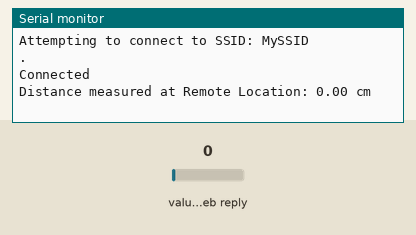
Recording of a sketch running on a simulated ESP8266 (NodeMCU). Shown: the last lines printed to the serial monitor. Inputs (shaded band) come from the test bench; at power-on: value in the web reply 0. WiFi joins after 1.5 s; servers stay silent unless stated; web services answer with replies made up by the test bench.

Above: at 18.0 s.
18.1 s: value in the web reply set to 2
At 21.3 s:
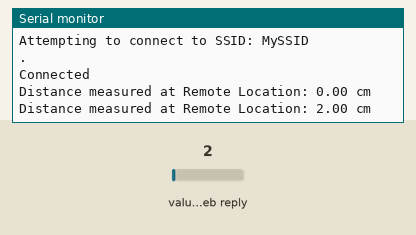
33.5 s: value in the web reply set to 25
At 36.5 s:
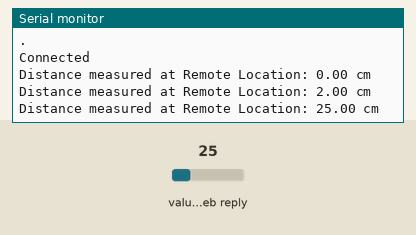
Timing chart, 0 to 38.0 s (numbered marks = the images above; inputs shaded):
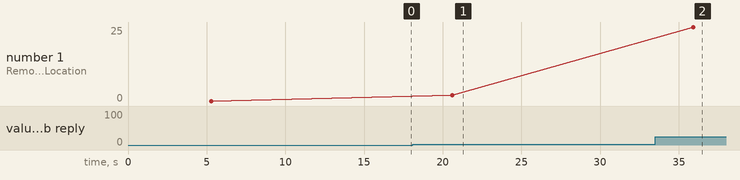

The sketch:

ReadField_thingspeak.ino
```cpp
#include "ThingSpeak.h"
#include "secrets.h"
#include <ESP8266WiFi.h>

char ssid[] = SECRET_SSID;   // your network SSID (name)
char pass[] = SECRET_PASS;   // your network password
int keyIndex = 0;            // your network key Index number (needed only for WEP)
WiFiClient  client;

// My channel details
unsigned long ChannelNumber = SECRET_CH_ID;
unsigned int distanceFieldNumber = 1;

const char * myChannelReadAPIKey = SECRET_READ_APIKEY;

void setup() {
  Serial.begin(115200);  // Initialize serial

  WiFi.mode(WIFI_STA);
  ThingSpeak.begin(client);  // Initialize ThingSpeak
}

void loop() {

  int statusCode = 0;

  // Connect or reconnect to WiFi
  if(WiFi.status() != WL_CONNECTED){
    Serial.print("Attempting to connect to SSID: ");
    Serial.println(SECRET_SSID);
    while(WiFi.status() != WL_CONNECTED){
      WiFi.begin(ssid, pass); // Connect to WPA/WPA2 network. Change this line if using open or WEP network
      Serial.print(".");
      delay(5000);
    }
    Serial.println("\nConnected");
  }

  // Read in field 1 of the channel recording the distance
  float distanceInF = ThingSpeak.readFloatField(ChannelNumber, distanceFieldNumber, myChannelReadAPIKey);

  // Check the status of the read operation to see if it was successful
  statusCode = ThingSpeak.getLastReadStatus();
  if(statusCode == 200){
    Serial.println("Distance measured at Remote Location: " + String(distanceInF) + " cm");
  }
  else{
    Serial.println("Problem reading channel. HTTP error code " + String(statusCode));
  }

  delay(15000); // No need to read the temperature too often.
}
```

secrets.h
```cpp
// Use this file to store all of the private credentials
// and connection details

#define SECRET_SSID "MySSID"		// replace MySSID with your WiFi network name
#define SECRET_PASS "MyPassword"	// replace MyPassword with your WiFi password

#define SECRET_CH_ID 12397	          	//My Channel ID
#define SECRET_READ_APIKEY "SODG0O2UZVGKWAWG"	//API Key for Test channel
```

Measured:
- after the input at 18.1 s, the serial monitor: prints a new line after 2.5 s (image 1)
- after the input at 33.5 s, the serial monitor: prints a new line after 2.4 s (image 2)
- plotted number 1: 0 → 2 after the input at 18.1 s, 2 → 25 after the input at 33.5 s
